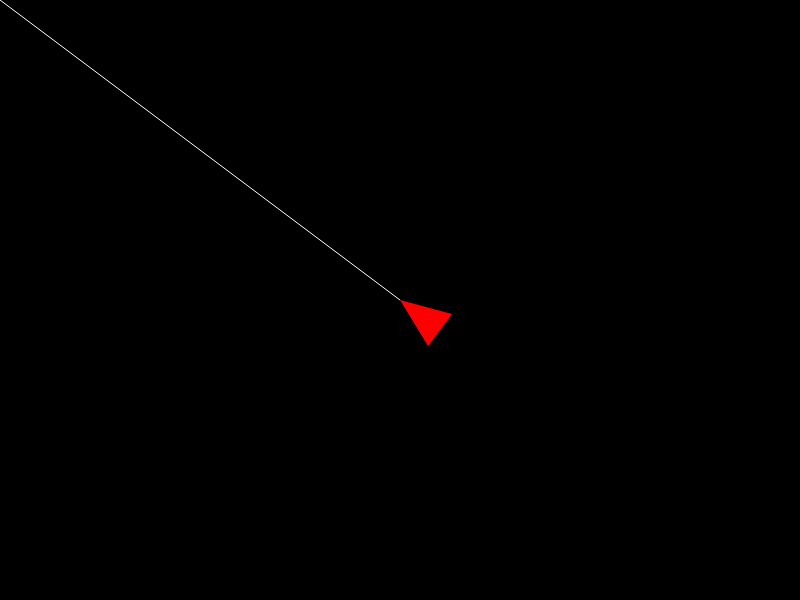
Frame 1 (no input)
Frame 60 (no input): identical to frame 1, image omitted
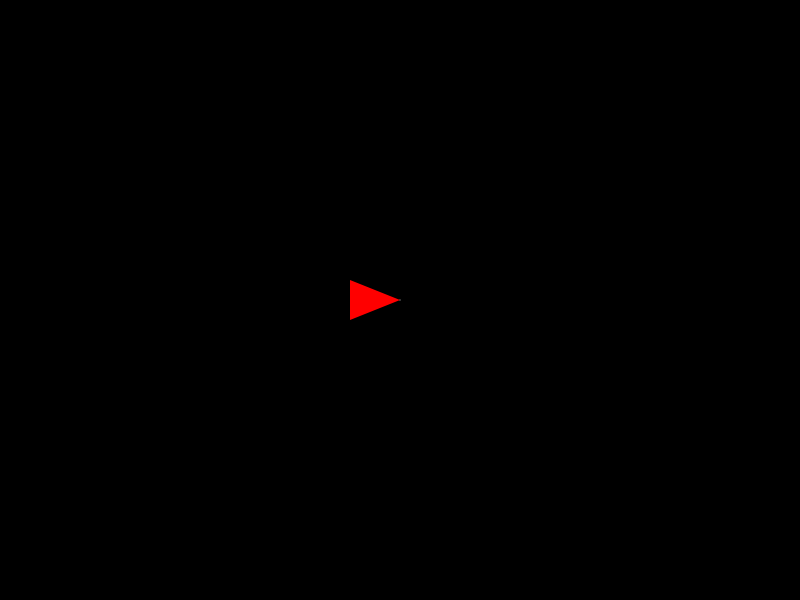
Frame 120 (the mouse pressed at the canvas centre since frame 60)

The p5.js sketch that drew these frames (run headless with seeded random() and noise() and a simulated clock; from frame 60 on, the mouse is pressed at the canvas centre):

// p5.js sketch
// ── sketch.js
function setup() {
  createCanvas(800,600);
}

function draw() {
  background(0);
  translate(width/2,height/2);
  stroke(255);
  var center = createVector(width/2,height/2);
  var mouse = createVector(mouseX,mouseY);
  var vector = p5.Vector.sub(mouse,center);
  line(0,0,vector.x,vector.y);
  
  
  //var angle = atan2(vector.y,vector.x);
  var angle = vector.heading();
  push();
  //triangle
  rotate(angle);
  fill(255,0,0);
  noStroke();
  triangle(0,0,-50,20,-50,-20);
  pop();
}
